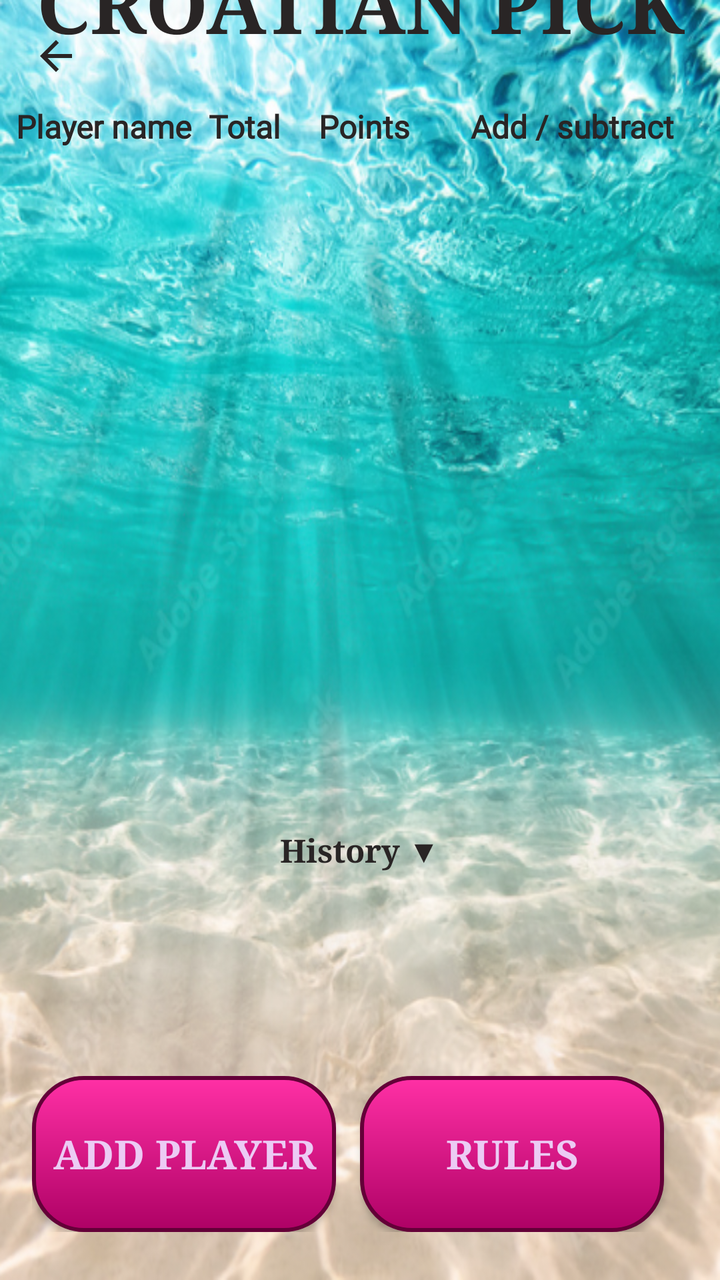
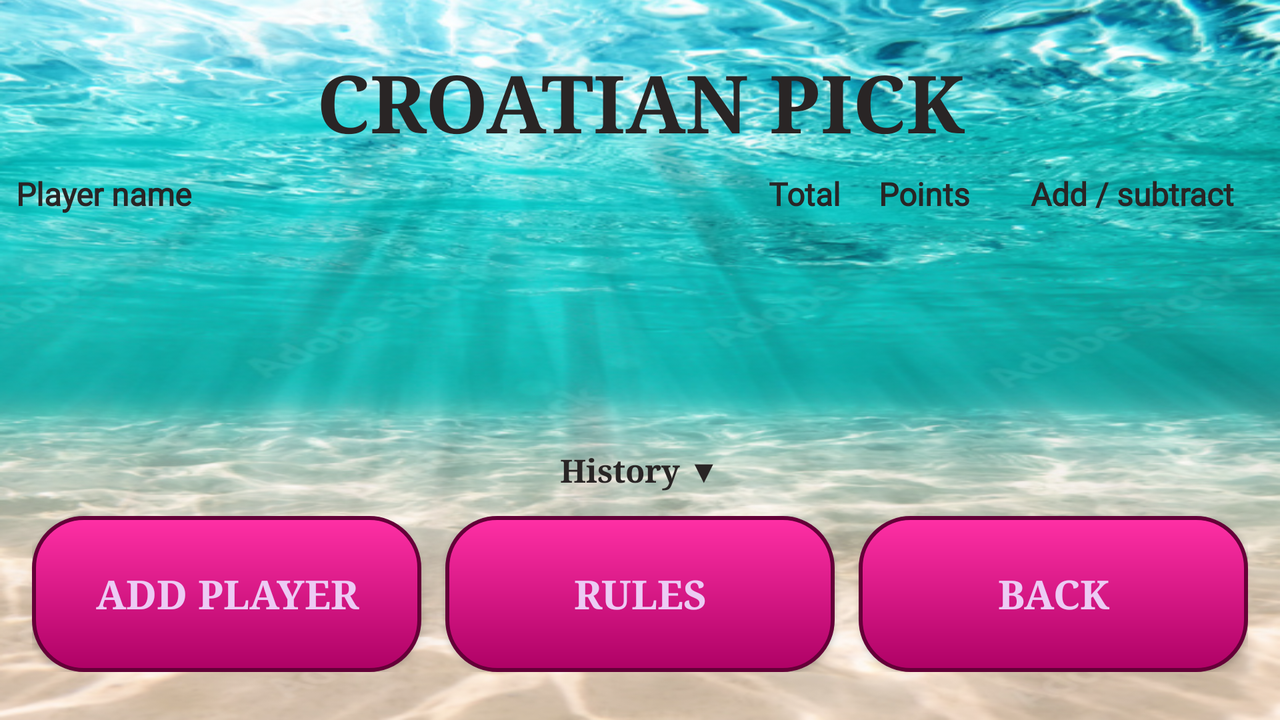

Two renders of one Android screen. The first uses the default layout on a phone; the second uses the alternative layout the repository ships for a different screen configuration, on a matching device. The two XML files are below.
<!-- AndroidManifest.xml: application theme Theme.GameCollection -->
<!-- res/layout/activity_croatian_pick.xml -->
<?xml version="1.0" encoding="utf-8"?>
<androidx.constraintlayout.widget.ConstraintLayout xmlns:android="http://schemas.android.com/apk/res/android"
    xmlns:app="http://schemas.android.com/apk/res-auto"
    xmlns:tools="http://schemas.android.com/tools"
    android:layout_width="match_parent"
    android:layout_height="match_parent">

    <TextView
        android:id="@+id/CroatianPickTextView"
        android:layout_width="0dp"
        android:layout_height="wrap_content"
        android:layout_marginTop="24dp"
        android:fontFamily="serif"
        android:text="CROATIAN PICK"
        android:textAlignment="center"
        android:textSize="40sp"
        android:textStyle="bold"
        app:layout_constraintBottom_toTopOf="@+id/headerRow"
        app:layout_constraintEnd_toEndOf="parent"
        app:layout_constraintHorizontal_bias="0.5"
        app:layout_constraintStart_toStartOf="parent"
        app:layout_constraintTop_toTopOf="parent"
        app:layout_constraintVertical_chainStyle="spread_inside" />

    <LinearLayout
        android:id="@+id/headerRow"
        android:layout_width="0dp"
        android:layout_height="wrap_content"
        android:layout_marginTop="16dp"
        android:orientation="horizontal"
        android:paddingStart="8dp"
        android:paddingTop="8dp"
        android:paddingEnd="8dp"
        android:paddingBottom="8dp"
        app:layout_constraintBottom_toTopOf="@+id/recyclerView2"
        app:layout_constraintEnd_toEndOf="parent"
        app:layout_constraintHorizontal_bias="0.5"
        app:layout_constraintStart_toStartOf="parent"
        app:layout_constraintTop_toBottomOf="@+id/CroatianPickTextView">

        <TextView
            android:layout_width="0dp"
            android:layout_height="wrap_content"
            android:layout_weight="1"
            android:text="Player name"
            android:textSize="16sp"
            android:textStyle="bold" />

        <TextView
            android:layout_width="60dp"
            android:layout_height="wrap_content"
            android:gravity="center"
            android:text="Total"
            android:textSize="16sp"
            android:textStyle="bold"
            android:translationX="-8dp" />

        <TextView
            android:layout_width="60dp"
            android:layout_height="wrap_content"
            android:gravity="center"
            android:text="Points"
            android:textSize="16sp"
            android:textStyle="bold"
            android:translationX="-8dp" />

        <TextView
            android:layout_width="132dp"
            android:layout_height="wrap_content"
            android:gravity="center"
            android:text="Add / subtract"
            android:textSize="16sp"
            android:textStyle="bold" />
    </LinearLayout>

    <androidx.recyclerview.widget.RecyclerView
        android:id="@+id/recyclerView2"
        android:layout_width="0dp"
        android:layout_height="320dp"
        app:layout_constraintBottom_toTopOf="@+id/historyHeader"
        app:layout_constraintEnd_toEndOf="parent"
        app:layout_constraintHorizontal_bias="0.5"
        app:layout_constraintStart_toStartOf="parent"
        app:layout_constraintTop_toBottomOf="@+id/headerRow" />

    <LinearLayout
        android:id="@+id/bottomButtons"
        android:layout_width="0dp"
        android:layout_height="wrap_content"
        android:orientation="horizontal"
        android:layout_marginBottom="24dp"
        android:paddingStart="16dp"
        android:paddingEnd="16dp"
        android:gravity="center"
        app:layout_constraintBottom_toBottomOf="parent"
        app:layout_constraintStart_toStartOf="parent"
        app:layout_constraintEnd_toEndOf="parent">

        <androidx.appcompat.widget.AppCompatButton
            android:id="@+id/buttonAddPlayer"
            android:layout_width="200dp"
            android:layout_height="78dp"
            android:layout_weight="1"
            android:layout_marginEnd="12dp"
            android:background="@drawable/card_game_button"
            android:fontFamily="serif"
            android:text="Add player"
            android:textColor="@color/cardGameButtonTextColour"
            android:textSize="20sp"
            android:textStyle="bold" />

        <androidx.appcompat.widget.AppCompatButton
            android:id="@+id/buttonCroatianPickRules"
            android:layout_width="200dp"
            android:layout_height="78dp"
            android:layout_weight="1"
            android:layout_marginEnd="12dp"
            android:background="@drawable/card_game_button"
            android:fontFamily="serif"
            android:text="Rules"
            android:textColor="@color/cardGameButtonTextColour"
            android:textSize="20sp"
            android:textStyle="bold" />
    </LinearLayout>

    <com.google.android.material.card.MaterialCardView
        android:id="@+id/historyPanel"
        android:layout_width="0dp"
        android:layout_height="wrap_content"
        android:layout_marginStart="16dp"
        android:layout_marginEnd="16dp"
        android:layout_marginBottom="24dp"
        android:elevation="16dp"
        app:cardElevation="12dp"
        app:cardCornerRadius="12dp"
        app:layout_constraintBottom_toBottomOf="parent"
        app:layout_constraintStart_toStartOf="parent"
        app:layout_constraintEnd_toEndOf="parent">

        <LinearLayout
            android:layout_width="match_parent"
            android:layout_height="wrap_content"
            android:orientation="vertical">

            <androidx.recyclerview.widget.RecyclerView
                android:id="@+id/historyRecyclerView"
                android:layout_width="match_parent"
                android:layout_height="wrap_content"
                android:nestedScrollingEnabled="true"
                android:paddingBottom="8dp"
                android:visibility="gone" />

        </LinearLayout>
    </com.google.android.material.card.MaterialCardView>

    <TextView
        android:id="@+id/historyHeader"
        android:layout_width="match_parent"
        android:layout_height="wrap_content"
        android:layout_marginBottom="140dp"
        android:background="?attr/selectableItemBackground"
        android:fontFamily="serif"
        android:gravity="center"
        android:padding="12dp"
        android:text="History ▼"
        android:textSize="16sp"
        android:textStyle="bold"
        app:layout_constraintBottom_toTopOf="@+id/bottomButtons"
        app:layout_constraintTop_toBottomOf="@+id/recyclerView2"
        tools:layout_editor_absoluteX="0dp" />

    <ImageButton
        android:id="@+id/buttonBack"
        android:layout_width="40dp"
        android:layout_height="40dp"
        android:layout_marginStart="8dp"
        android:layout_marginTop="8dp"
        android:background="?attr/selectableItemBackgroundBorderless"
        android:contentDescription="Back"
        android:padding="8dp"
        android:src="@drawable/arrow_back"
        app:layout_constraintStart_toStartOf="parent"
        app:layout_constraintTop_toTopOf="parent" />

</androidx.constraintlayout.widget.ConstraintLayout>
<!-- resources referenced by this layout -->
<resources>
  <color name="cardGameButtonTextColour">#ECCBF4</color>
  <!-- drawable arrow_back (drawable) -->
  <vector xmlns:android="http://schemas.android.com/apk/res/android"
      android:autoMirrored="true"
      android:height="24dp"
      android:width="24dp"
      android:viewportHeight="24"
      android:viewportWidth="24"
      android:tint="?attr/colorControlNormal">
  
      <path
          android:fillColor="@android:color/white"
          android:pathData="M20,11H7.83l5.59,-5.59L12,4l-8,8 8,8 1.41,-1.41L7.83,13H20v-2z"/>
  
  </vector>
  <!-- drawable card_game_button (drawable) -->
  <shape xmlns:android="http://schemas.android.com/apk/res/android"
      android:shape="rectangle">
  
      <gradient
          android:angle="270"
          android:startColor="@color/cardGamesButtonTop"
          android:endColor="@color/cardGamesButtonBottom" />
  
      <stroke
          android:width="2dp"
          android:color="@color/cardGamesButtonOutline" />
  
      <corners android:radius="25dp" />
  </shape>
  <!-- from res/values-v23/ -->
  <style name="Theme.GameCollection" parent="Base.Theme.GameCollection">
          
          <item name="android:navigationBarColor">@android:color/transparent</item>
          <item name="android:statusBarColor">@android:color/transparent</item>
          <item name="android:windowLightStatusBar">?attr/isLightTheme</item>
      </style>
  <color name="cardGamesButtonTop">#FF30A5</color>
  <color name="cardGamesButtonBottom">#AE0165</color>
  <color name="cardGamesButtonOutline">#640038</color>
  <style name="Base.Theme.GameCollection" parent="Theme.Material3.DayNight.NoActionBar">
          <item name="android:windowBackground">@drawable/app_background</item>
          <item name="android:fontFamily">@font/caprasimo</item>
          <item name="android:textColor">@color/mainTextColour</item>
          <item name="colorControlNormal">@color/mainTextColour</item>
      </style>
  <!-- drawable app_background: png bitmap (drawable, 544870 bytes) -->
  <color name="mainTextColour">#292525</color>
</resources>
<!-- res/layout-land/activity_croatian_pick.xml (the repository's variant of the layout above) -->
<!-- drawn on the phone turned sideways -->
<?xml version="1.0" encoding="utf-8"?>
<androidx.constraintlayout.widget.ConstraintLayout xmlns:android="http://schemas.android.com/apk/res/android"
    xmlns:app="http://schemas.android.com/apk/res-auto"
    xmlns:tools="http://schemas.android.com/tools"
    android:layout_width="match_parent"
    android:layout_height="match_parent">

    <TextView
        android:id="@+id/CroatianPickTextView"
        android:layout_width="0dp"
        android:layout_height="wrap_content"
        android:layout_marginTop="24dp"
        android:fontFamily="serif"
        android:text="CROATIAN PICK"
        android:textAlignment="center"
        android:textSize="40sp"
        android:textStyle="bold"
        app:layout_constraintBottom_toTopOf="@+id/headerRow"
        app:layout_constraintEnd_toEndOf="parent"
        app:layout_constraintHorizontal_bias="0.5"
        app:layout_constraintStart_toStartOf="parent"
        app:layout_constraintTop_toTopOf="parent" />

    <LinearLayout
        android:id="@+id/headerRow"
        android:layout_width="0dp"
        android:layout_height="wrap_content"
        android:orientation="horizontal"
        android:paddingStart="8dp"
        android:paddingTop="8dp"
        android:paddingEnd="8dp"
        android:paddingBottom="8dp"
        app:layout_constraintBottom_toTopOf="@+id/recyclerView2"
        app:layout_constraintEnd_toEndOf="parent"
        app:layout_constraintHorizontal_bias="0.5"
        app:layout_constraintStart_toStartOf="parent"
        app:layout_constraintTop_toBottomOf="@+id/CroatianPickTextView">

        <TextView
            android:layout_width="0dp"
            android:layout_height="wrap_content"
            android:layout_weight="1"
            android:text="Player name"
            android:textSize="16sp"
            android:textStyle="bold" />

        <TextView
            android:layout_width="60dp"
            android:layout_height="wrap_content"
            android:gravity="center"
            android:text="Total"
            android:textSize="16sp"
            android:textStyle="bold"
            android:translationX="-8dp" />

        <TextView
            android:layout_width="60dp"
            android:layout_height="wrap_content"
            android:gravity="center"
            android:text="Points"
            android:textSize="16sp"
            android:textStyle="bold"
            android:translationX="-8dp" />

        <TextView
            android:layout_width="132dp"
            android:layout_height="wrap_content"
            android:gravity="center"
            android:text="Add / subtract"
            android:textSize="16sp"
            android:textStyle="bold" />
    </LinearLayout>

    <androidx.recyclerview.widget.RecyclerView
        android:id="@+id/recyclerView2"
        android:layout_width="0dp"
        android:layout_height="0dp"
        app:layout_constraintBottom_toTopOf="@+id/historyHeader"
        app:layout_constraintEnd_toEndOf="parent"
        app:layout_constraintHorizontal_bias="0.0"
        app:layout_constraintStart_toStartOf="parent"
        app:layout_constraintTop_toBottomOf="@+id/headerRow" />

    <LinearLayout
        android:id="@+id/bottomButtons"
        android:layout_width="0dp"
        android:layout_height="wrap_content"
        android:orientation="horizontal"
        android:layout_marginBottom="24dp"
        android:paddingStart="16dp"
        android:paddingEnd="16dp"
        android:gravity="center"
        app:layout_constraintBottom_toBottomOf="parent"
        app:layout_constraintStart_toStartOf="parent"
        app:layout_constraintEnd_toEndOf="parent">

        <androidx.appcompat.widget.AppCompatButton
            android:id="@+id/buttonAddPlayer"
            android:layout_width="0dp"
            android:layout_height="78dp"
            android:layout_weight="1"
            android:layout_marginEnd="12dp"
            android:background="@drawable/card_game_button"
            android:fontFamily="serif"
            android:text="Add player"
            android:textColor="@color/cardGameButtonTextColour"
            android:textSize="20sp"
            android:textStyle="bold" />

        <androidx.appcompat.widget.AppCompatButton
            android:id="@+id/buttonCroatianPickRules"
            android:layout_width="0dp"
            android:layout_height="78dp"
            android:layout_weight="1"
            android:layout_marginEnd="12dp"
            android:background="@drawable/card_game_button"
            android:fontFamily="serif"
            android:text="Rules"
            android:textColor="@color/cardGameButtonTextColour"
            android:textSize="20sp"
            android:textStyle="bold" />

        <androidx.appcompat.widget.AppCompatButton
            android:id="@+id/buttonBackFromCroatianPick"
            android:layout_width="0dp"
            android:layout_height="78dp"
            android:layout_weight="1"
            android:background="@drawable/card_game_button"
            android:fontFamily="serif"
            android:text="Back"
            android:textColor="@color/cardGameButtonTextColour"
            android:textSize="20sp"
            android:textStyle="bold" />
    </LinearLayout>

    <com.google.android.material.card.MaterialCardView
        android:id="@+id/historyPanel"
        android:layout_width="0dp"
        android:layout_height="wrap_content"
        android:layout_marginStart="16dp"
        android:layout_marginEnd="16dp"
        android:layout_marginBottom="24dp"
        android:elevation="16dp"
        app:cardElevation="12dp"
        app:cardCornerRadius="12dp"
        app:layout_constraintBottom_toBottomOf="parent"
        app:layout_constraintStart_toStartOf="parent"
        app:layout_constraintEnd_toEndOf="parent">

        <LinearLayout
            android:layout_width="match_parent"
            android:layout_height="wrap_content"
            android:orientation="vertical">

            <androidx.recyclerview.widget.RecyclerView
                android:id="@+id/historyRecyclerView"
                android:layout_width="match_parent"
                android:layout_height="wrap_content"
                android:nestedScrollingEnabled="true"
                android:paddingBottom="8dp"
                android:visibility="gone" />

        </LinearLayout>
    </com.google.android.material.card.MaterialCardView>

    <TextView
        android:id="@+id/historyHeader"
        android:layout_width="match_parent"
        android:layout_height="wrap_content"
        android:background="?attr/selectableItemBackground"
        android:fontFamily="serif"
        android:gravity="center"
        android:padding="12dp"
        android:text="History ▼"
        android:textSize="16sp"
        android:textStyle="bold"
        app:layout_constraintBottom_toTopOf="@+id/bottomButtons"
        app:layout_constraintTop_toBottomOf="@+id/recyclerView2"
        tools:layout_editor_absoluteX="29dp" />

</androidx.constraintlayout.widget.ConstraintLayout>
<!-- resources referenced by the variant -->
<!-- as the phone turned sideways resolves them -->
<resources>
  <color name="cardGameButtonTextColour">#ECCBF4</color>
  <!-- drawable card_game_button (drawable) -->
  <shape xmlns:android="http://schemas.android.com/apk/res/android"
      android:shape="rectangle">
  
      <gradient
          android:angle="270"
          android:startColor="@color/cardGamesButtonTop"
          android:endColor="@color/cardGamesButtonBottom" />
  
      <stroke
          android:width="2dp"
          android:color="@color/cardGamesButtonOutline" />
  
      <corners android:radius="25dp" />
  </shape>
  <!-- from res/values-v23/ -->
  <style name="Theme.GameCollection" parent="Base.Theme.GameCollection">
          
          <item name="android:navigationBarColor">@android:color/transparent</item>
          <item name="android:statusBarColor">@android:color/transparent</item>
          <item name="android:windowLightStatusBar">?attr/isLightTheme</item>
      </style>
  <color name="cardGamesButtonTop">#FF30A5</color>
  <color name="cardGamesButtonBottom">#AE0165</color>
  <color name="cardGamesButtonOutline">#640038</color>
  <style name="Base.Theme.GameCollection" parent="Theme.Material3.DayNight.NoActionBar">
          <item name="android:windowBackground">@drawable/app_background</item>
          <item name="android:fontFamily">@font/caprasimo</item>
          <item name="android:textColor">@color/mainTextColour</item>
          <item name="colorControlNormal">@color/mainTextColour</item>
      </style>
  <!-- drawable app_background: png bitmap (drawable, 544870 bytes) -->
  <color name="mainTextColour">#292525</color>
</resources>
